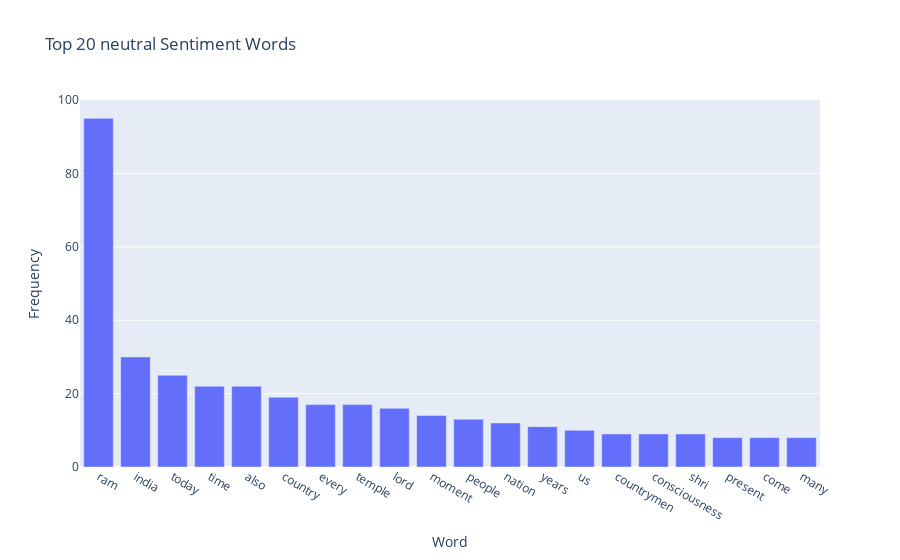

The code cell stored with this chart in its notebook:
### Code cell
fig_neutral = px.bar(df_neutral, x ='Word', y='Frequency', title="Top 20 neutral Sentiment Words")

fig_neutral.show()

### Figure 1 — Plotly figure (JSON) as saved in the notebook; plotly's stock layout.template omitted (floating-point values rounded to 4 significant figures)
{"data": [{"alignmentgroup": "True", "hovertemplate": "Word=%{x}<br>Frequency=%{y}<extra></extra>", "legendgroup": "", "marker": {"color": "#636efa", "pattern": {"shape": ""}}, "name": "", "offsetgroup": "", "orientation": "v", "showlegend": false, "textposition": "auto", "type": "bar", "x": ["ram", "india", "today", "time", "also", "country", "every", "temple", "lord", "moment", "people", "nation", "years", "us", "countrymen", "consciousness", "shri", "present", "come", "many"], "xaxis": "x", "y": [95, 30, 25, 22, 22, 19, 17, 17, 16, 14, 13, 12, 11, 10, 9, 9, 9, 8, 8, 8], "yaxis": "y"}], "layout": {"barmode": "relative", "legend": {"tracegroupgap": 0}, "title": {"text": "Top 20 neutral Sentiment Words"}, "xaxis": {"anchor": "y", "domain": [0, 1], "title": {"text": "Word"}}, "yaxis": {"anchor": "x", "domain": [0, 1], "title": {"text": "Frequency"}}}}
